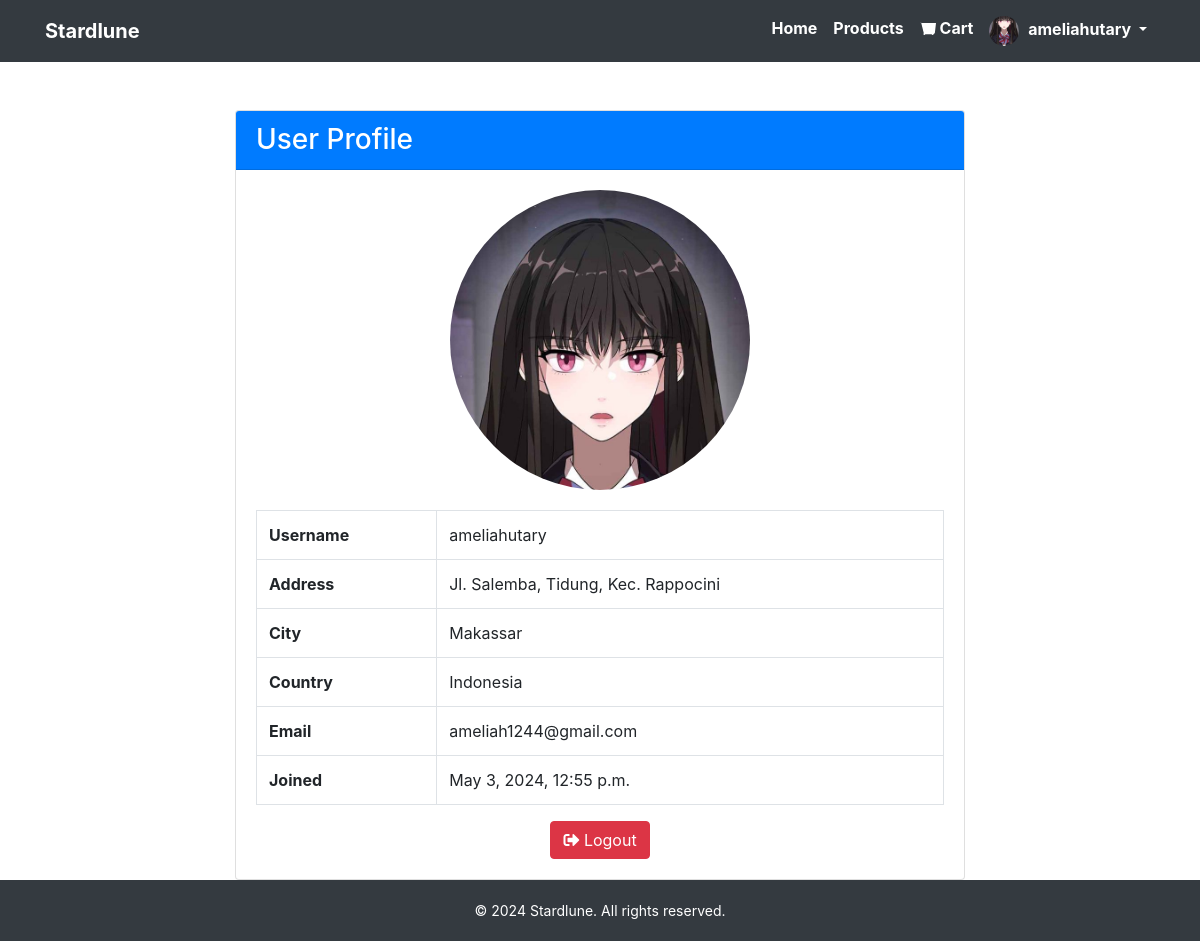
/profile/ (signed in), run on the app's committed database.
### accounts/models.py (models this page shows, shortened)
class UserProfile(models.Model):
    user = models.OneToOneField('auth.User', on_delete=models.CASCADE)
    address = models.CharField(max_length=200)
    city = models.CharField(max_length=100)
    country = models.CharField(max_length=100)
    profile_picture = models.ImageField(blank=True, upload_to='profile_pictures/', default='profile_pictures/default.jpg')

### accounts/views.py (the view)
# urls.py: path('profile/', views.user_profile, name='profile'),
@login_required
def user_profile(request):
    try:
        user_profile = UserProfile.objects.get(user=request.user)
    except UserProfile.DoesNotExist:
        user_profile = None
    return render(request, 'profile.html', {'user_profile': user_profile})

### templates/profile.html (shortened to what this page needs)
<!DOCTYPE html>
<html lang="en">
<head>
    <link rel="stylesheet" href="https://stackpath.bootstrapcdn.com/bootstrap/4.5.2/css/bootstrap.min.css">
    <link rel="stylesheet" href="https://cdnjs.cloudflare.com/ajax/libs/font-awesome/5.15.3/css/all.min.css">
</head>
<body>
    <nav class="navbar navbar-expand-lg navbar-dark bg-dark">
        <div class="container">
            <a class="navbar-brand" href="#">Stardlune</a>
            <div class="collapse navbar-collapse" id="navbarSupportedContent">
                <ul class="navbar-nav ml-auto">
                    <li class="nav-item">
                        <a class="nav-link" href="/#/">Home</a>
                    </li>
                    <li class="nav-item">
                        <a class="nav-link" href="/products/">Products</a>
                    </li>
                    <li class="nav-item">
                        <a class="nav-link" href="/cart/">
                            Cart
                        </a>
                    </li>
                    {% if user.is_authenticated %}
                        <li class="nav-item dropdown">
                            <a class="nav-link dropdown-toggle" href="#" id="navbarDropdown" role="button" data-toggle="dropdown" aria-haspopup="true" aria-expanded="false">
                                {% if user_profile %}
                                    <img src="{{ user_profile.profile_picture.url }}" alt="" class="profile-icon">
                                {% endif %}
                                {{ user.username }}
                            </a>
                        </li>
                    {% endif %}
                </ul>
            </div>
        </div>
    </nav>
    <div class="container mt-5">
        <div class="row justify-content-center">
            <div class="col-md-8">
                <div class="card">
                    <div class="card-header bg-primary text-white">
                        <h3 class="mb-0">User Profile</h3>
                    </div>
                    <div class="card-body">
                        <div class="text-center profile-picture-container">
                            <img src="{{ user_profile.profile_picture.url }}" alt="Profile Picture" class="profile-picture">
                        </div>
                        <table class="table table-bordered">
                            <tbody>
                                <tr>
                                    <th scope="row">Username</th>
                                    <td>{{ request.user.username }}</td>
                                </tr>
                                <tr>
                                    <th scope="row">Address</th>
                                    <td>{{ user_profile.address }}</td>
                                </tr>
                                <tr>
                                    <th scope="row">City</th>
                                    <td>{{ user_profile.city }}</td>
                                </tr>
                                <tr>
                                    <th scope="row">Country</th>
                                    <td>{{ user_profile.country }}</td>
                                </tr>
                                <tr>
                                    <th scope="row">Email</th>
                                    <td>{{ request.user.email }}</td>
                                </tr>
                                <tr>
                                    <th scope="row">Joined</th>
                                    <td>{{ request.user.date_joined }}</td>
                                </tr>
                            </tbody>
                        </table>
                        <div class="text-center">
                            <a href="{% url 'accounts:logout' %}" class="btn btn-danger"><i class="fas fa-sign-out-alt"></i> Logout</a>
                        </div>
                    </div>
                </div>
            </div>
        </div>
    </div>
    <footer>
        <div class="container">
            <p>&copy; 2024 Stardlune. All rights reserved.</p>
        </div>
    </footer>
</body>
</html>

### templates/profile.html (style rules this page uses)
.navbar { background-color: #343a40 !important; }
.navbar-brand { font-weight: bold; color: #fff !important; }
.navbar-nav .nav-link { color: #fff !important; font-weight: bold; }
.profile-icon { width: 30px; height: 30px; border-radius: 50%; margin-right: 5px; object-fit: cover; }
.profile-picture-container { width: 300px; height: 300px; overflow: hidden; border-radius: 50%; margin: 0 auto 20px; }
.profile-picture { width: 100%; height: auto; }
footer { background-color: #343a40; padding: 20px 0; text-align: center; font-size: 14px; color: #fff; width: 100%; bottom: 0; }
footer p { margin: 0; }

### data on the page
UserProfile: profile_picture (picture), address "Jl. Salemba, Tidung, Kec. Rappocini", city "Makassar", country "Indonesia"

### other printed values
{{ user.username }} "ameliahutary"
{{ request.user.username }} "ameliahutary"
{{ request.user.email }} "ameliah1244@gmail.com"
{{ request.user.date_joined }} "May 3, 2024, 12:55 p.m."
